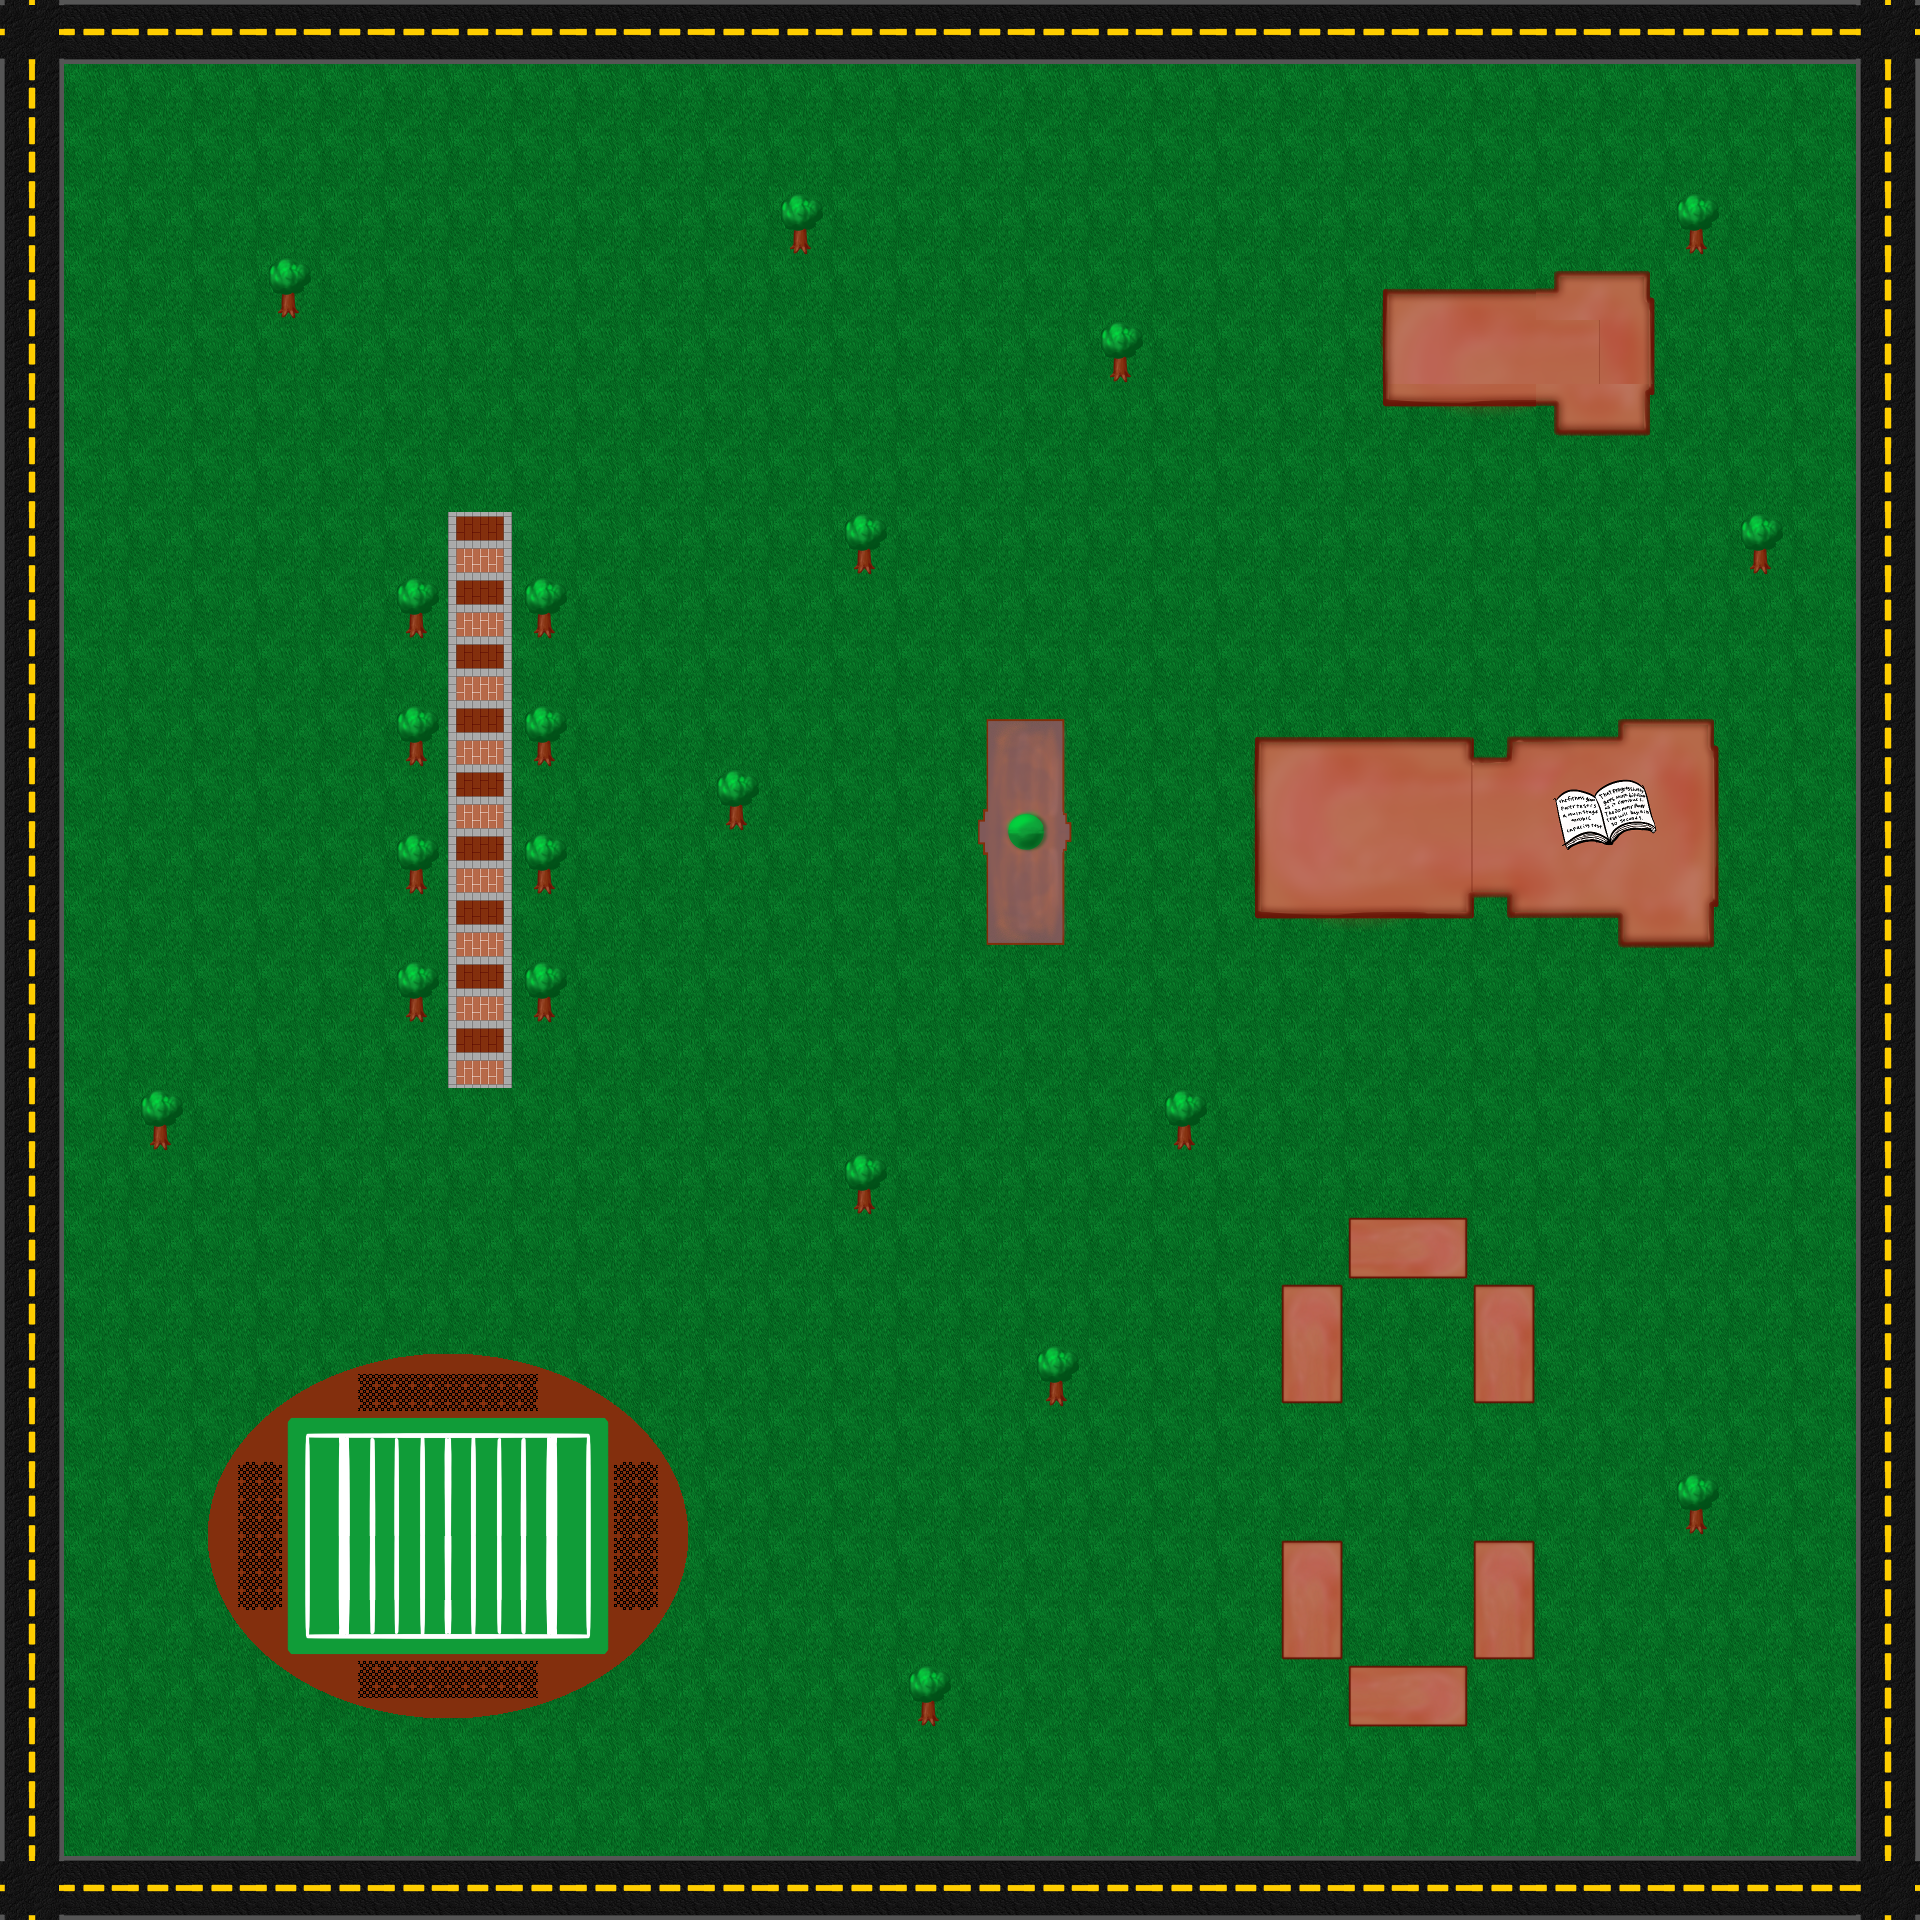

A level layout from a 2D game, rendered from its tile map. Below: a short description, then the map file with its tile-grid data intact:
An orthogonal 30x30 tile map with 64x64 px tiles, 2 tile layers (floor, buildings).

<map version="1.0" orientation="orthogonal" renderorder="right-down" width="30" height="30" tilewidth="64" tileheight="64" nextobjectid="1">
 <tileset firstgid="1" name="tilemap" tilewidth="64" tileheight="64" tilecount="100" columns="10">
  <image source="tilemap.png" width="640" height="640" />
 </tileset>
 <layer name="floor" width="30" height="30">
  <data encoding="csv">
42,3,3,3,3,3,3,3,3,3,3,3,3,3,3,3,3,3,3,3,3,3,3,3,3,3,3,3,3,3,
3,3,3,3,3,3,3,3,3,3,3,3,3,3,3,3,3,3,3,3,3,3,3,3,3,3,3,3,3,3,
3,3,3,3,3,3,3,3,3,3,3,3,3,3,3,3,3,3,3,3,3,3,3,3,3,3,3,3,3,3,
3,3,3,3,3,3,3,3,3,3,3,3,3,3,3,3,3,3,3,3,3,3,3,3,3,3,3,3,3,3,
3,3,3,3,3,3,3,3,3,3,3,3,3,3,3,3,3,3,3,3,3,3,3,3,3,3,3,3,3,3,
3,3,3,3,3,3,3,3,3,3,3,3,3,3,3,3,3,3,3,3,3,3,3,3,3,3,3,3,3,3,
3,3,3,3,3,3,3,3,3,3,3,3,3,3,3,3,3,3,3,3,3,3,3,3,3,3,3,3,3,3,
3,3,3,3,3,3,3,3,3,3,3,3,3,3,3,3,3,3,3,3,3,3,3,3,3,3,3,3,3,3,
3,3,3,3,3,3,3,36,3,3,3,3,3,3,3,3,3,3,3,3,3,3,3,3,3,3,3,3,3,3,
3,3,3,3,3,3,3,36,3,3,3,3,3,3,3,3,3,3,3,3,3,3,3,3,3,3,3,3,3,3,
3,3,3,3,3,3,3,36,3,3,3,3,3,3,3,3,3,3,3,3,3,3,3,3,3,3,3,3,3,3,
3,3,3,3,3,3,3,36,3,3,3,3,3,3,3,3,3,3,3,3,3,3,3,3,3,3,3,3,3,3,
3,3,3,3,3,3,3,36,3,3,3,3,3,3,3,3,3,3,3,3,3,3,3,3,3,3,3,3,3,3,
3,3,3,3,3,3,3,36,3,3,3,3,3,3,3,3,3,3,3,3,3,3,3,3,3,3,3,3,3,3,
3,3,3,3,3,3,3,36,3,3,3,3,3,3,3,3,3,3,3,3,3,3,3,3,3,3,3,3,3,3,
3,3,3,3,3,3,3,36,3,3,3,3,3,3,3,3,3,3,3,3,3,3,3,3,3,3,3,3,3,3,
3,3,3,3,3,3,3,36,3,3,3,3,3,3,3,3,3,3,3,3,3,3,3,3,3,3,3,3,3,3,
3,3,3,3,3,3,3,3,3,3,3,3,3,3,3,3,3,3,3,3,3,3,3,3,3,3,3,3,3,3,
3,3,3,3,3,3,3,3,3,3,3,3,3,3,3,3,3,3,3,3,3,3,3,3,3,3,3,3,3,3,
3,3,3,3,3,3,3,3,3,3,3,3,3,3,3,3,3,3,3,3,3,3,3,3,3,3,3,3,3,3,
3,3,3,3,3,3,3,3,3,3,3,3,3,3,3,3,3,3,3,3,3,3,3,3,3,3,3,3,3,3,
3,3,3,3,3,3,3,3,3,3,3,3,3,3,3,3,3,3,3,3,3,3,3,3,3,3,3,3,3,3,
3,3,3,3,3,3,3,3,3,3,3,3,3,3,3,3,3,3,3,3,3,3,3,3,3,3,3,3,3,3,
3,3,3,3,3,3,3,3,3,3,3,3,3,3,3,3,3,3,3,3,3,3,3,3,3,3,3,3,3,3,
3,3,3,3,3,3,3,3,3,3,3,3,3,3,3,3,3,3,3,3,3,3,3,3,3,3,3,3,3,3,
3,3,3,3,3,3,3,3,3,3,3,3,3,3,3,3,3,3,3,3,3,3,3,3,3,3,3,3,3,3,
3,3,3,3,3,3,3,3,3,3,3,3,3,3,3,3,3,3,3,3,3,3,3,3,3,3,3,3,3,3,
3,3,3,3,3,3,3,3,3,3,3,3,3,3,3,3,3,3,3,3,3,3,3,3,3,3,3,3,3,3,
3,3,3,3,3,3,3,3,3,3,3,3,3,3,3,3,3,3,3,3,3,3,3,3,3,3,3,3,3,3,
3,3,3,3,3,3,3,3,3,3,3,3,3,3,3,3,3,3,3,3,3,3,3,3,3,3,3,3,3,3
</data>
 </layer>
 <layer name="buildings" width="30" height="30">
  <data encoding="csv">
0,38,38,38,38,38,38,38,38,38,38,38,38,38,38,38,38,38,38,38,38,38,38,38,38,38,38,38,38,42,
37,0,0,0,0,0,0,0,0,0,0,0,0,0,0,0,0,0,0,0,0,0,0,0,0,0,0,0,0,37,
37,0,0,0,0,0,0,0,0,0,0,0,0,0,0,0,0,0,0,0,0,0,0,0,0,0,0,0,0,37,
37,0,0,0,0,0,0,0,0,0,0,0,35,0,0,0,0,0,0,0,0,0,0,0,0,0,35,0,0,37,
37,0,0,0,35,0,0,0,0,0,0,0,0,0,0,0,0,0,0,0,0,61,62,63,67,68,0,0,0,37,
37,0,0,0,0,0,0,0,0,0,0,0,0,0,0,0,0,35,0,0,0,71,72,73,74,78,0,0,0,37,
37,0,0,0,0,0,0,0,0,0,0,0,0,0,0,0,0,0,0,0,0,91,92,93,97,98,0,0,0,37,
37,0,0,0,0,0,0,0,0,0,0,0,0,0,0,0,0,0,0,0,0,0,0,0,0,0,0,0,0,37,
37,0,0,0,0,0,0,0,0,0,0,0,0,35,0,0,0,0,0,0,0,0,0,0,0,0,0,35,0,37,
37,0,0,0,0,0,35,0,35,0,0,0,0,0,0,0,0,0,0,0,0,0,0,0,0,0,0,0,0,37,
37,0,0,0,0,0,0,0,0,0,0,0,0,0,0,0,0,0,0,0,0,0,0,0,0,0,0,0,0,37,
37,0,0,0,0,0,35,0,35,0,0,0,0,0,0,1,2,0,0,61,62,63,64,65,66,67,68,0,0,37,
37,0,0,0,0,0,0,0,0,0,0,35,0,0,0,11,12,0,0,71,72,73,74,75,76,77,78,0,0,37,
37,0,0,0,0,0,35,0,35,0,0,0,0,0,0,21,22,0,0,81,82,83,84,85,86,87,88,0,0,37,
37,0,0,0,0,0,0,0,0,0,0,0,0,0,0,31,32,0,0,91,92,93,94,95,96,97,98,0,0,37,
37,0,0,0,0,0,35,0,35,0,0,0,0,0,0,0,0,0,0,0,0,0,0,0,0,0,0,0,0,37,
37,0,0,0,0,0,0,0,0,0,0,0,0,0,0,0,0,0,0,0,0,0,0,0,0,0,0,0,0,37,
37,0,35,0,0,0,0,0,0,0,0,0,0,0,0,0,0,0,35,0,0,0,0,0,0,0,0,0,0,37,
37,0,0,0,0,0,0,0,0,0,0,0,0,35,0,0,0,0,0,0,0,0,0,0,0,0,0,0,0,37,
37,0,0,0,0,0,0,0,0,0,0,0,0,0,0,0,0,0,0,0,0,52,53,0,0,0,0,0,0,37,
37,0,0,0,0,0,0,0,0,0,0,0,0,0,0,0,0,0,0,0,41,0,0,41,0,0,0,0,0,37,
37,0,0,0,4,5,6,7,8,9,0,0,0,0,0,0,35,0,0,0,51,0,0,51,0,0,0,0,0,37,
37,0,0,13,14,15,16,17,18,19,20,0,0,0,0,0,0,0,0,0,0,0,0,0,0,0,0,0,0,37,
37,0,0,23,24,25,26,27,28,29,30,0,0,0,0,0,0,0,0,0,0,0,0,0,0,0,35,0,0,37,
37,0,0,33,34,25,26,27,28,39,40,0,0,0,0,0,0,0,0,0,41,0,0,41,0,0,0,0,0,37,
37,0,0,43,44,45,46,47,48,49,50,0,0,0,0,0,0,0,0,0,51,0,0,51,0,0,0,0,0,37,
37,0,0,0,54,55,56,57,58,59,0,0,0,0,35,0,0,0,0,0,0,52,53,0,0,0,0,0,0,37,
37,0,0,0,0,0,0,0,0,0,0,0,0,0,0,0,0,0,0,0,0,0,0,0,0,0,0,0,0,37,
37,0,0,0,0,0,0,0,0,0,0,0,0,0,0,0,0,0,0,0,0,0,0,0,0,0,0,0,0,37,
42,38,38,38,38,38,38,38,38,38,38,38,38,38,38,38,38,38,38,38,38,38,38,38,38,38,38,38,38,42
</data>
 </layer>
</map>